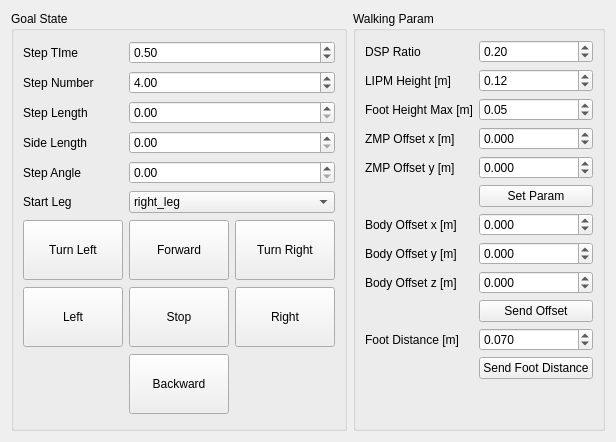
          <widget class="QWidget" name="walking_control">
           <attribute name="title">
            <string>Walking Control</string>
           </attribute>
           <layout class="QGridLayout" name="gridLayout_18">
            <item row="0" column="1">
             <widget class="QGroupBox" name="walkin_param">
              <property name="title">
               <string>Walking Param</string>
              </property>
              <layout class="QGridLayout" name="gridLayout_20">
               <item row="3" column="0">
                <widget class="QLabel" name="label_46">
                 <property name="text">
                  <string>ZMP Offset x [m]</string>
                 </property>
                </widget>
               </item>
               <item row="0" column="0">
                <widget class="QLabel" name="label_43">
                 <property name="text">
                  <string>DSP Ratio</string>
                 </property>
                </widget>
               </item>
               <item row="8" column="1">
                <widget class="QDoubleSpinBox" name="body_offset_z_box">
                 <property name="decimals">
                  <number>3</number>
                 </property>
                 <property name="minimum">
                  <double>-99.000000000000000</double>
                 </property>
                 <property name="singleStep">
                  <double>0.005000000000000</double>
                 </property>
                </widget>
               </item>
               <item row="10" column="1">
                <widget class="QDoubleSpinBox" name="foot_distance_box">
                 <property name="decimals">
                  <number>3</number>
                 </property>
                 <property name="minimum">
                  <double>-99.000000000000000</double>
                 </property>
                 <property name="singleStep">
                  <double>0.005000000000000</double>
                 </property>
                 <property name="value">
                  <double>0.070000000000000</double>
                 </property>
                </widget>
               </item>
               <item row="0" column="1">
                <widget class="QDoubleSpinBox" name="dsp_ratio_box">
                 <property name="maximum">
                  <double>1.000000000000000</double>
                 </property>
                 <property name="singleStep">
                  <double>0.100000000000000</double>
                 </property>
                 <property name="value">
                  <double>0.200000000000000</double>
                 </property>
                </widget>
               </item>
               <item row="5" column="1">
                <widget class="QPushButton" name="set_walking_param_button">
                 <property name="text">
                  <string>Set Param</string>
                 </property>
                </widget>
               </item>
               <item row="9" column="1">
                <widget class="QPushButton" name="send_body_offset_button">
                 <property name="text">
                  <string>Send Offset</string>
                 </property>
                </widget>
               </item>
               <item row="1" column="0">
                <widget class="QLabel" name="label_44">
                 <property name="text">
                  <string>LIPM Height [m]</string>
                 </property>
                </widget>
               </item>
               <item row="4" column="0">
                <widget class="QLabel" name="label_47">
                 <property name="text">
                  <string>ZMP Offset y [m]</string>
                 </property>
                </widget>
               </item>
               <item row="2" column="0">
                <widget class="QLabel" name="label_45">
                 <property name="text">
                  <string>Foot Height Max [m]</string>
                 </property>
                </widget>
               </item>
               <item row="4" column="1">
                <widget class="QDoubleSpinBox" name="zmp_offset_y_box">
                 <property name="decimals">
                  <number>3</number>
                 </property>
                 <property name="minimum">
                  <double>-100.000000000000000</double>
                 </property>
                 <property name="maximum">
                  <double>100.000000000000000</double>
                 </property>
                 <property name="singleStep">
                  <double>0.005000000000000</double>
                 </property>
                 <property name="value">
                  <double>0.000000000000000</double>
                 </property>
                </widget>
               </item>
               <item row="7" column="1">
                <widget class="QDoubleSpinBox" name="body_offset_y_box">
                 <property name="decimals">
                  <number>3</number>
                 </property>
                 <property name="minimum">
                  <double>-99.000000000000000</double>
                 </property>
                 <property name="singleStep">
                  <double>0.005000000000000</double>
                 </property>
                </widget>
               </item>
               <item row="7" column="0">
                <widget class="QLabel" name="label_64">
                 <property name="text">
                  <string>Body Offset y [m]</string>
                 </property>
                </widget>
               </item>
               <item row="10" column="0">
                <widget class="QLabel" name="label_66">
                 <property name="text">
                  <string>Foot Distance [m]</string>
                 </property>
                </widget>
               </item>
               <item row="6" column="1">
                <widget class="QDoubleSpinBox" name="body_offset_x_box">
                 <property name="decimals">
                  <number>3</number>
                 </property>
                 <property name="minimum">
                  <double>-99.000000000000000</double>
                 </property>
                 <property name="singleStep">
                  <double>0.005000000000000</double>
                 </property>
                </widget>
               </item>
               <item row="6" column="0">
                <widget class="QLabel" name="label_63">
                 <property name="text">
                  <string>Body Offset x [m]</string>
                 </property>
                </widget>
               </item>
               <item row="3" column="1">
                <widget class="QDoubleSpinBox" name="zmp_offset_x_box">
                 <property name="decimals">
                  <number>3</number>
                 </property>
                 <property name="minimum">
                  <double>-100.000000000000000</double>
                 </property>
                 <property name="maximum">
                  <double>100.000000000000000</double>
                 </property>
                 <property name="singleStep">
                  <double>0.010000000000000</double>
                 </property>
                 <property name="value">
                  <double>0.000000000000000</double>
                 </property>
                </widget>
               </item>
               <item row="2" column="1">
                <widget class="QDoubleSpinBox" name="foot_height_max_box">
                 <property name="maximum">
                  <double>0.200000000000000</double>
                 </property>
                 <property name="singleStep">
                  <double>0.010000000000000</double>
                 </property>
                 <property name="value">
                  <double>0.050000000000000</double>
                 </property>
                </widget>
               </item>
               <item row="8" column="0">
                <widget class="QLabel" name="label_65">
                 <property name="text">
                  <string>Body Offset z [m]</string>
                 </property>
                </widget>
               </item>
               <item row="12" column="1">
                <spacer name="verticalSpacer_3">
                 <property name="orientation">
                  <enum>Qt::Vertical</enum>
                 </property>
                 <property name="sizeHint" stdset="0">
                  <size>
                   <width>20</width>
                   <height>40</height>
                  </size>
                 </property>
                </spacer>
               </item>
               <item row="1" column="1">
                <widget class="QDoubleSpinBox" name="lipm_height_box">
                 <property name="maximum">
                  <double>100.000000000000000</double>
                 </property>
                 <property name="singleStep">
                  <double>0.100000000000000</double>
                 </property>
                 <property name="value">
                  <double>0.120000000000000</double>
                 </property>
                </widget>
               </item>
               <item row="11" column="1">
                <widget class="QPushButton" name="send_foot_distance_button">
                 <property name="text">
                  <string>Send Foot Distance</string>
                 </property>
                </widget>
               </item>
              </layout>
             </widget>
            </item>
            <item row="0" column="0">
             <widget class="QGroupBox" name="groupBox">
              <property name="title">
               <string>Goal State</string>
              </property>
              <layout class="QGridLayout" name="gridLayout_19">
               <item row="4" column="0">
                <widget class="QLabel" name="label_41">
                 <property name="text">
                  <string>Step Angle</string>
                 </property>
                </widget>
               </item>
               <item row="7" column="2">
                <widget class="QPushButton" name="walking_right_button">
                 <property name="minimumSize">
                  <size>
                   <width>100</width>
                   <height>60</height>
                  </size>
                 </property>
                 <property name="text">
                  <string>Right</string>
                 </property>
                </widget>
               </item>
               <item row="6" column="1">
                <widget class="QPushButton" name="walking_forward_button">
                 <property name="minimumSize">
                  <size>
                   <width>100</width>
                   <height>60</height>
                  </size>
                 </property>
                 <property name="text">
                  <string>Forward</string>
                 </property>
                </widget>
               </item>
               <item row="1" column="0">
                <widget class="QLabel" name="label_38">
                 <property name="text">
                  <string>Step Number</string>
                 </property>
                </widget>
               </item>
               <item row="7" column="0">
                <widget class="QPushButton" name="walking_left_button">
                 <property name="minimumSize">
                  <size>
                   <width>100</width>
                   <height>60</height>
                  </size>
                 </property>
                 <property name="text">
                  <string>Left</string>
                 </property>
                </widget>
               </item>
               <item row="0" column="0">
                <widget class="QLabel" name="label_37">
                 <property name="text">
                  <string>Step TIme</string>
                 </property>
                </widget>
               </item>
               <item row="8" column="1">
                <widget class="QPushButton" name="walking_backward_button">
                 <property name="minimumSize">
                  <size>
                   <width>100</width>
                   <height>60</height>
                  </size>
                 </property>
                 <property name="text">
                  <string>Backward</string>
                 </property>
                </widget>
               </item>
               <item row="4" column="1" colspan="2">
                <widget class="QDoubleSpinBox" name="walking_step_angle_box">
                 <property name="maximum">
                  <double>99.000000000000000</double>
                 </property>
                 <property name="singleStep">
                  <double>1.000000000000000</double>
                 </property>
                </widget>
               </item>
               <item row="7" column="1">
                <widget class="QPushButton" name="walking_stop_button">
                 <property name="minimumSize">
                  <size>
                   <width>100</width>
                   <height>60</height>
                  </size>
                 </property>
                 <property name="text">
                  <string>Stop</string>
                 </property>
                </widget>
               </item>
               <item row="2" column="0">
                <widget class="QLabel" name="label_39">
                 <property name="text">
                  <string>Step Length</string>
                 </property>
                </widget>
               </item>
               <item row="3" column="0">
                <widget class="QLabel" name="label_40">
                 <property name="text">
                  <string>Side Length</string>
                 </property>
                </widget>
               </item>
               <item row="2" column="1" colspan="2">
                <widget class="QDoubleSpinBox" name="walking_step_length_box">
                 <property name="maximum">
                  <double>99.000000000000000</double>
                 </property>
                 <property name="singleStep">
                  <double>0.010000000000000</double>
                 </property>
                </widget>
               </item>
               <item row="1" column="1" colspan="2">
                <widget class="QDoubleSpinBox" name="walking_step_num_box">
                 <property name="value">
                  <double>4.000000000000000</double>
                 </property>
                </widget>
               </item>
               <item row="6" column="0">
                <widget class="QPushButton" name="walking_turn_l_button">
                 <property name="minimumSize">
                  <size>
                   <width>100</width>
                   <height>60</height>
                  </size>
                 </property>
                 <property name="text">
                  <string>Turn Left</string>
                 </property>
                </widget>
               </item>
               <item row="3" column="1" colspan="2">
                <widget class="QDoubleSpinBox" name="walking_side_length_box">
                 <property name="maximum">
                  <double>99.000000000000000</double>
                 </property>
                 <property name="singleStep">
                  <double>0.010000000000000</double>
                 </property>
                </widget>
               </item>
               <item row="0" column="1" colspan="2">
                <widget class="QDoubleSpinBox" name="walking_step_time_box">
                 <property name="singleStep">
                  <double>0.100000000000000</double>
                 </property>
                 <property name="value">
                  <double>0.500000000000000</double>
                 </property>
                </widget>
               </item>
               <item row="6" column="2">
                <widget class="QPushButton" name="walking_turn_r_button">
                 <property name="minimumSize">
                  <size>
                   <width>100</width>
                   <height>60</height>
                  </size>
                 </property>
                 <property name="text">
                  <string>Turn Right</string>
                 </property>
                </widget>
               </item>
               <item row="5" column="0">
                <widget class="QLabel" name="label_42">
                 <property name="text">
                  <string>Start Leg</string>
                 </property>
                </widget>
               </item>
               <item row="5" column="1" colspan="2">
                <widget class="QComboBox" name="walking_start_leg_box">
                 <item>
                  <property name="text">
                   <string>right_leg</string>
                  </property>
                 </item>
                 <item>
                  <property name="text">
                   <string>left_leg</string>
                  </property>
                 </item>
                </widget>
               </item>
              </layout>
             </widget>
            </item>
           </layout>
          </widget>
